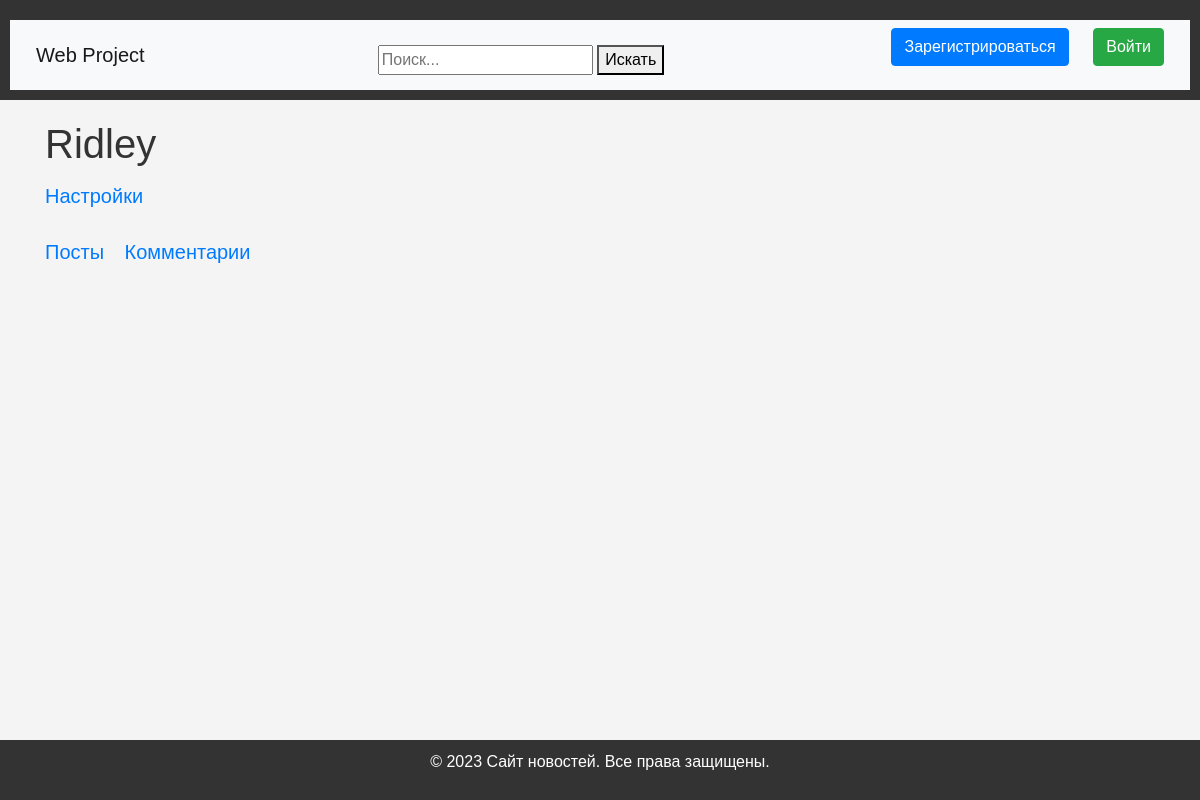
/user_profile/1, run on an earlier commit of the app's database.
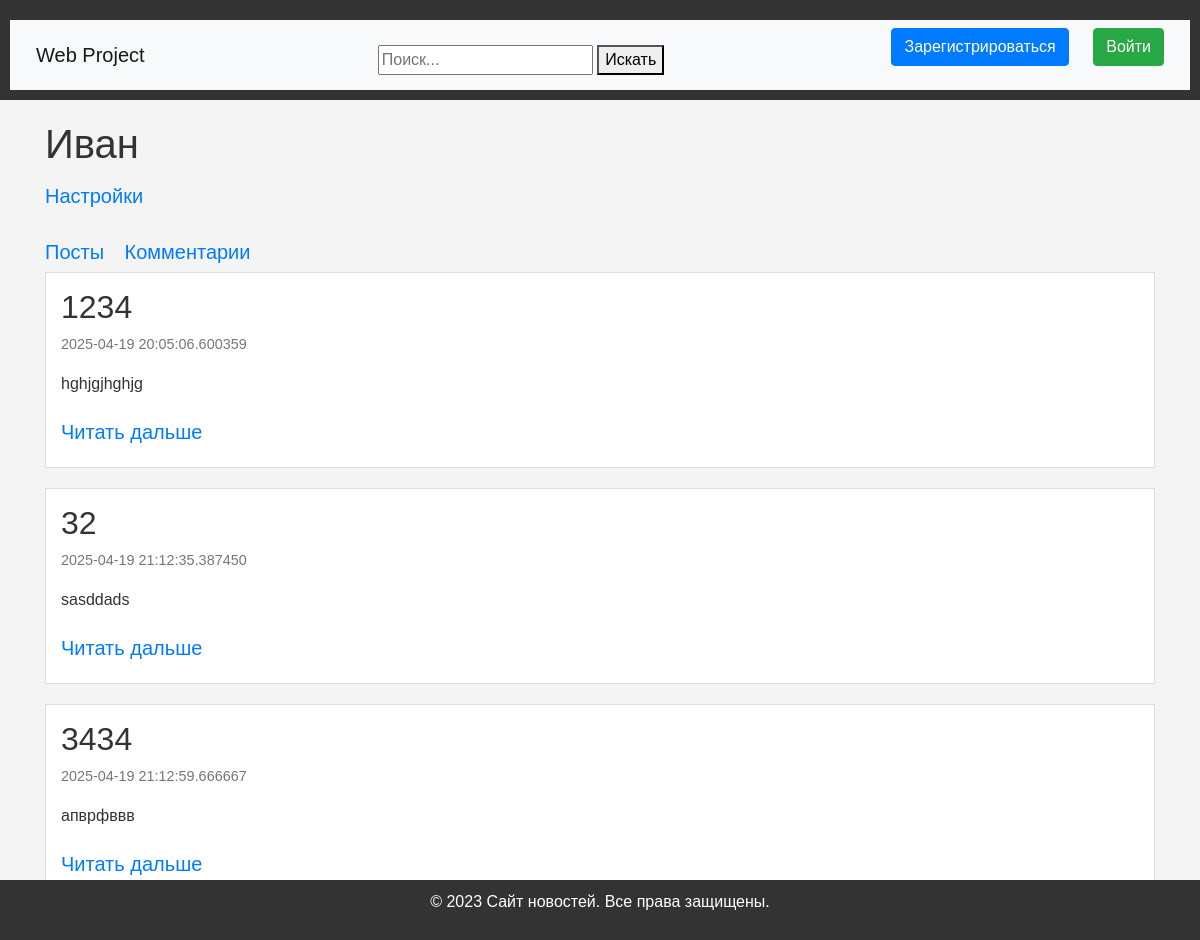
And on a later commit of the database.
### data/users.py (models this page shows, shortened)
class User(SqlAlchemyBase, UserMixin):
    __tablename__ = 'users'
    id = sqlalchemy.Column(sqlalchemy.Integer,
                           primary_key=True, autoincrement=True)
    name = sqlalchemy.Column(sqlalchemy.String, nullable=True)
    about = sqlalchemy.Column(sqlalchemy.String, nullable=True)
    email = sqlalchemy.Column(sqlalchemy.String,
                              index=True, unique=True, nullable=True)
    hashed_password = sqlalchemy.Column(sqlalchemy.String, nullable=True)
    created_date = sqlalchemy.Column(sqlalchemy.DateTime,
                                     default=datetime.datetime.now)

### data/news.py (models this page shows)
class News(SqlAlchemyBase):
    __tablename__ = 'news'
    id = sqlalchemy.Column(sqlalchemy.Integer,
                           primary_key=True, autoincrement=True)
    title = sqlalchemy.Column(sqlalchemy.String, nullable=True)
    content = sqlalchemy.Column(sqlalchemy.String, nullable=True)
    created_date = sqlalchemy.Column(sqlalchemy.DateTime,
                                     default=datetime.datetime.now)
    is_private = sqlalchemy.Column(sqlalchemy.Boolean, default=True)
    user_id = sqlalchemy.Column(sqlalchemy.Integer,
                                sqlalchemy.ForeignKey("users.id"))
    user = orm.relationship('User')
    news_tags = orm.relationship("Tags",
                            secondary="association",
                            backref="news")

### main.py (the view)
@app.route('/user_profile/<int:id>')
def user_profile(id):
    db_sess = db_session.create_session()
    user = db_sess.query(User).get(id)
    news = db_sess.query(News).filter(News.user_id == id).all()
    return render_template('user.html', user=user, news=news)

### data/db_session.py (called while the page is built)
def create_session() -> Session:
    global __factory
    return __factory()

### templates/user.html (shortened to what this page needs)
{% extends "base.html" %}
{% block content %}
<div class="user-head">
    <h1>{{ user.name }}</h1>
    <a class="navbar-brand" href="/settings">Настройки</a>
</div>
<div class="subsite-tabs">
    <a class="navbar-brand" href="/user_profile/{{ user.id }}">Посты</a>
    <a class="navbar-brand" href="/user_profile/{{ user.id }}/comments">Комментарии</a>
</div>
<div class="user-news">
    {% for article in news %}
        <article class="news-item">
            <h2>{{ article.title }}</h2>
            <p class="date">{{ article.created_date }}</p>
            <p>{{ article.content[:100] }}
            </p>
            <a class="navbar-brand" href="/news/{{ article.id }}">Читать дальше</a>
        </article>
    {% endfor %}
</div>
{% endblock %}

What changed in the data, as far as the page shows it:
changed User: name "Ridley" → "Иван"
now on this page (row edited): News: title "1234", created_date "2025-04-19 20:05:06.600359", content "hghjgjhghjg"
now on this page (row edited): News: title "32", created_date "2025-04-19 21:12:35.387450", content "sasddads"
added News: title "3434", created_date "2025-04-19 21:12:59.666667", content "апврфввв"
